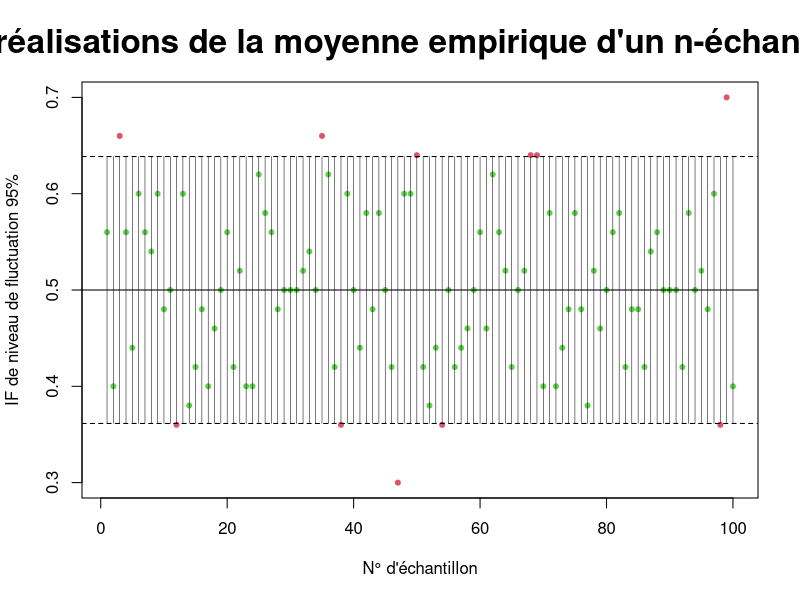
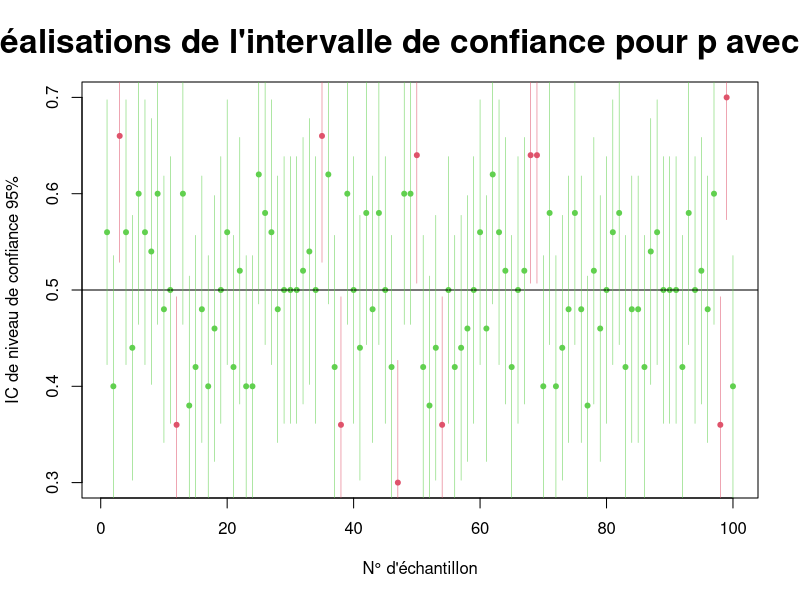

Generate these figures, in order, with R:
## ---- chunk 1
knitr::opts_chunk$set(echo = TRUE)
## ---- chunk 2
n<-50; N<-100; p=0.5 # paramètres de simulation
matrix(rbinom(n*N,1,p),ncol=n)->dataB 
# un n-ech. par ligne de dataB
moys<-rowMeans(dataB) # les moyennes de chaque échantillon 
length(moys) # N nombre de réalisations de sum(x_i)/n
## ---- chunk 3
alp<-0.05
moysconf<-(moys>p-sqrt(p*(1-p)/n)*qnorm(1-alp/2))&(moys<p+sqrt(p*(1-p)/n)*qnorm(1-alp/2))
plot(moys,col=moysconf+2,pch=20, ylab="IF de niveau de fluctuation 95%", xlab="N° d'échantillon",
     main="N réalisations de la moyenne empirique d'un n-échantillon",cex.main=2 )
abline(h=p)
abline(h=p-sqrt(p*(1-p)/n)*qnorm(1-alp/2),lty=2)
abline(h=p+sqrt(p*(1-p)/n)*qnorm(1-alp/2),lty=2)
segments(x0=(1:N),y0=rep(p-sqrt(p*(1-p)/n)*qnorm(1-alp/2),N),
         x1=(1:N),y1=rep(p+sqrt(p*(1-p)/n)*qnorm(1-alp/2),N),lwd=0.5)
## ---- chunk 4
plot(moys,col=moysconf+2,pch=20, ylab="IC de niveau de confiance 95%", xlab="N° d'échantillon",
     main="N réalisations de l'intervalle de confiance pour p avec n=50",cex.main=2 )
abline(h=p)

segments(x0=(1:N),y0=moys-sqrt(moys*(1-moys)/n)*qnorm(1-alp/2),
         x1=(1:N),y1=moys+sqrt(moys*(1-moys)/n)*qnorm(1-alp/2),lwd=0.5,col=moysconf+2)
